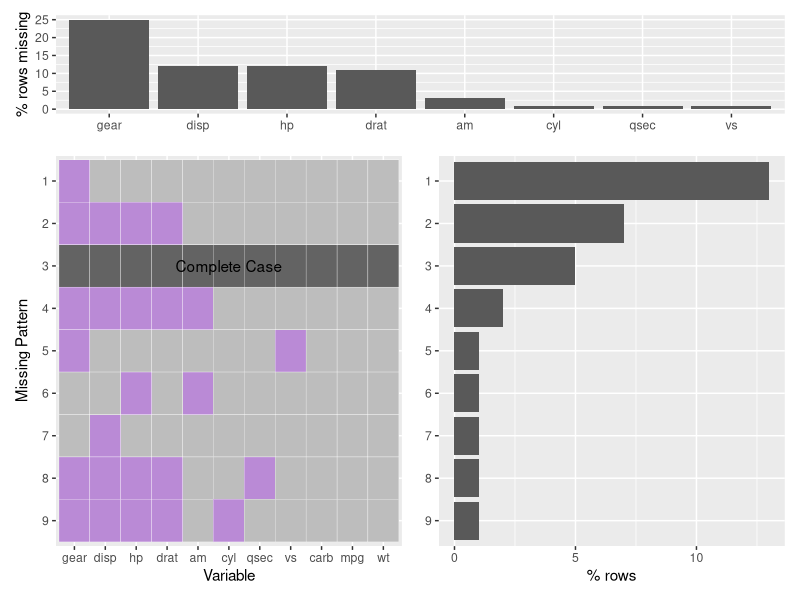

The R script that drew this image: (Note: this script raises an error after producing the figure.)
## ---- chunk 1
# this prevents package loading message from appearing in the rendered version of your problem set
knitr::opts_chunk$set(warning = FALSE, message = FALSE,
                      echo = TRUE)
## ---- chunk 2
library(tidyverse)
library(patchwork)
library(reshape2)

# Add NAs to mtcars dataset
set.seed(5702)
mycars <- mtcars
mycars[1:25, "gear"] <- NA
mycars[10:20, 3:5] <- NA
for (i in 1:10) mycars[sample(32,1), sample(11,1)] <- NA
## ---- chunk 3
missing_patterns <- data.frame(is.na(mycars)) %>%
  group_by_all() %>%
  count(name = "count", sort = TRUE) %>%
  ungroup()
## ---- chunk 4
num_of_rows <- nrow(mycars)
pivot_missing_patterns <- missing_patterns %>%
  rownames_to_column(var = "id") %>%
  gather(key, value, -c(id, count))
variable_missing <- missing_patterns %>%
  summarise(across(-one_of(c("count")), ~ sum(., is.na(.), 0))) %>%
  gather(key, value = "missing_count") %>%
  arrange(desc(missing_count))
pivot_missing_patterns <- pivot_missing_patterns %>%
  inner_join(variable_missing, "key") %>%
  arrange(desc(missing_count), id) %>%
  mutate(id = factor(id)) %>%
  mutate(key = fct_reorder(key, missing_count, .desc = T))
missing_id <- pivot_missing_patterns %>%
  group_by(id) %>%
  summarise(n_of_missing = sum(value)) %>%
  filter(n_of_missing == 0) %>%
  pull(id)
x_levels <- levels(pivot_missing_patterns$key)
missing_id_x <- x_levels[ceiling((length(x_levels)) / 2)]
missing_id_y <- levels(missing_id)[missing_id]
pivot_missing_patterns <- pivot_missing_patterns %>%
  mutate(value = ifelse(
    id == missing_id_y,
    "Complete",
    ifelse(value, "Missing", "Not missing")
  )) %>%
  mutate(value = factor(value, levels = c("Missing", "Not missing", "Complete")))

## ---- chunk 5
p_tile <-
  ggplot(pivot_missing_patterns, aes(x = key, y = fct_rev(id), fill = value)) +
  geom_tile(color = "white") +
  scale_fill_manual(values = c("#BA8AD6", "#bdbdbd", "#636363")) +
  xlab("Variable")  +
  ylab("Missing Pattern") +
  theme(legend.title = element_blank()) +
  theme(legend.position = "none") +
  annotate("text",
           x = missing_id_x,
           y = missing_id_y,
           label = "Complete Case")
## ---- chunk 6
input_pattern_hist <- missing_patterns %>%
  rownames_to_column(var = "id") %>%
  select(c(id, count))

p_pattern_hist <-
  ggplot(input_pattern_hist, aes(x = fct_rev(id), y = count)) +
  geom_histogram(stat = "identity") +
  coord_flip() +
  scale_y_continuous(labels = waiver()) +
  xlab(element_blank())  +
  ylab("% rows")
## ---- chunk 7
input_variable_hist <- pivot_missing_patterns %>%
  filter(value == "Missing") %>%
  group_by(key) %>%
  summarise(variable_count = sum(count)) 
p_variable_hist <-
  ggplot(input_variable_hist, aes(x = key, y = variable_count)) +
  geom_histogram(stat = "identity") +
  scale_y_continuous(labels = waiver()) +
  xlab(element_blank())  +
  ylab("% rows missing")
## ---- chunk 8
p_variable_hist / (p_tile |
                     p_pattern_hist) +  plot_layout(widths = c(3, 1), heights = unit(c(2.5, 7), c('cm', 'null')))
## ---- chunk 9
input_pattern_hist <- missing_patterns %>%
  rownames_to_column(var = "id") %>%
  select(c(id, count)) %>%
  mutate(percentage = (count / num_of_rows))

p_pattern_hist <-
  ggplot(input_pattern_hist, aes(x = fct_rev(id), y = percentage)) +
  geom_histogram(stat = "identity") +
  coord_flip() +
  scale_y_continuous(labels = scales::percent_format(accuracy = 1L),
                     limits = c(0, 1.0)) +
  xlab(element_blank())  +
  ylab("% rows")
## ---- chunk 10
input_variable_hist <- pivot_missing_patterns %>%
  filter(value == "Missing") %>%
  group_by(key) %>%
  summarise(variable_count = sum(count)) %>%
  mutate(percentage = (variable_count / num_of_rows))
p_variable_hist <-
  ggplot(input_variable_hist, aes(x = key, y = percentage)) +
  geom_histogram(stat = "identity") +
  scale_y_continuous(labels = scales::percent_format(accuracy = 1L),
                     limits = c(0, 1.0)) +
  xlab(element_blank())  +
  ylab("% rows missing")
## ---- chunk 11
  + plot_spacer() + p_tile + p_pattern_hist + plot_layout(heights = c(2.5, 7), widths = c(4, 1))
## ---- chunk 12
    missing_values_visualization <- function(data, is_count=TRUE) {
      # Çreates dataset with missing 
      missing_patterns <- data.frame(is.na(data)) %>%
        group_by_all() %>%
        count(name = "count", sort = TRUE) %>%
        ungroup()
      
      num_of_rows <- nrow(data)
      pivot_missing_patterns <- missing_patterns %>%
        rownames_to_column(var = "id") %>%
        gather(key, value, -c(id, count))
      variable_missing <- missing_patterns %>%
        summarise(across(-one_of(c("count")), ~ sum(., is.na(.), 0))) %>%
        gather(key, value = "missing_count") %>%
        arrange(desc(missing_count))
      pivot_missing_patterns <- pivot_missing_patterns %>%
        inner_join(variable_missing, "key") %>%
        arrange(desc(missing_count), id) %>%
        mutate(id = factor(id)) %>%
        mutate(key = fct_reorder(key, missing_count, .desc = T))
      missing_id <- pivot_missing_patterns %>%
        group_by(id) %>%
        summarise(n_of_missing = sum(value)) %>%
        filter(n_of_missing == 0) %>%
        pull(id)
      x_levels <- levels(pivot_missing_patterns$key)
      missing_id_x <- x_levels[ceiling((length(x_levels)) / 2)]
      missing_id_y <- levels(missing_id)[missing_id]
      pivot_missing_patterns <- pivot_missing_patterns %>%
        mutate(value = ifelse(
          id == missing_id_y,
          "Complete",
          ifelse(value, "Missing", "Not missing")
        )) %>%
        mutate(value = factor(value, levels = c("Missing", "Not missing", "Complete")))
      
      ## visualize missing value pattern
      p_tile <-
        ggplot(pivot_missing_patterns, aes(x = key, y = fct_rev(id), fill = value)) +
        geom_tile(color = "white") +
        scale_fill_manual(values = c("#BA8AD6", "#bdbdbd", "#636363")) +
        xlab("Variable")  +
        ylab("Missing Pattern") +
        theme(legend.title = element_blank()) +
        theme(legend.position = "none") +
        annotate("text",
                 x = missing_id_x,
                 y = missing_id_y,
                 label = "Complete Case")
      
      input_variable_hist <- pivot_missing_patterns %>%
        filter(value == "Missing") %>%
        group_by(key) %>%
        summarise(variable_count = sum(count)) %>%
        mutate(percentage = (variable_count / num_of_rows))
      
      input_pattern_hist <- missing_patterns %>%
        rownames_to_column(var = "id") %>%
        select(c(id, count)) %>%
        mutate(percentage = (count / num_of_rows))
      
      if (statistic == 'count') {
        p_pattern_hist <-
          ggplot(input_pattern_hist, aes(x = fct_rev(id), y = count)) +
          geom_histogram(stat = "identity") +
          coord_flip() +
          scale_y_continuous(labels = waiver()) +
          xlab(element_blank())  +
          ylab("% rows")
        
        p_variable_hist <-
          ggplot(input_variable_hist, aes(x = key, y = variable_count)) +
          geom_histogram(stat = "identity") +
          scale_y_continuous(labels = waiver()) +
          xlab(element_blank())  +
          ylab("% rows missing")
        
        p_variable_hist + plot_spacer() + p_tile + p_pattern_hist + plot_layout(widths = c(4, 1))
      } else if (statistic == 'percentage') {
        p_pattern_hist <-
          ggplot(input_pattern_hist, aes(x = fct_rev(id), y = percentage)) +
          geom_histogram(stat = "identity") +
          coord_flip() +
          scale_y_continuous(labels = scales::percent_format(accuracy = 1L),
                             limits = c(0, 1.0)) +
          xlab(element_blank())  +
          ylab("% rows")
        
        p_variable_hist <-
          ggplot(input_variable_hist, aes(x = key, y = percentage)) +
          geom_histogram(stat = "identity") +
          scale_y_continuous(labels = scales::percent_format(accuracy = 1L),
                             limits = c(0, 1.0)) +
          xlab(element_blank())  +
          ylab("% rows missing")
        
        p_variable_hist + plot_spacer() + p_tile + p_pattern_hist + plot_layout(widths = c(4, 1))
      }
      
    }
